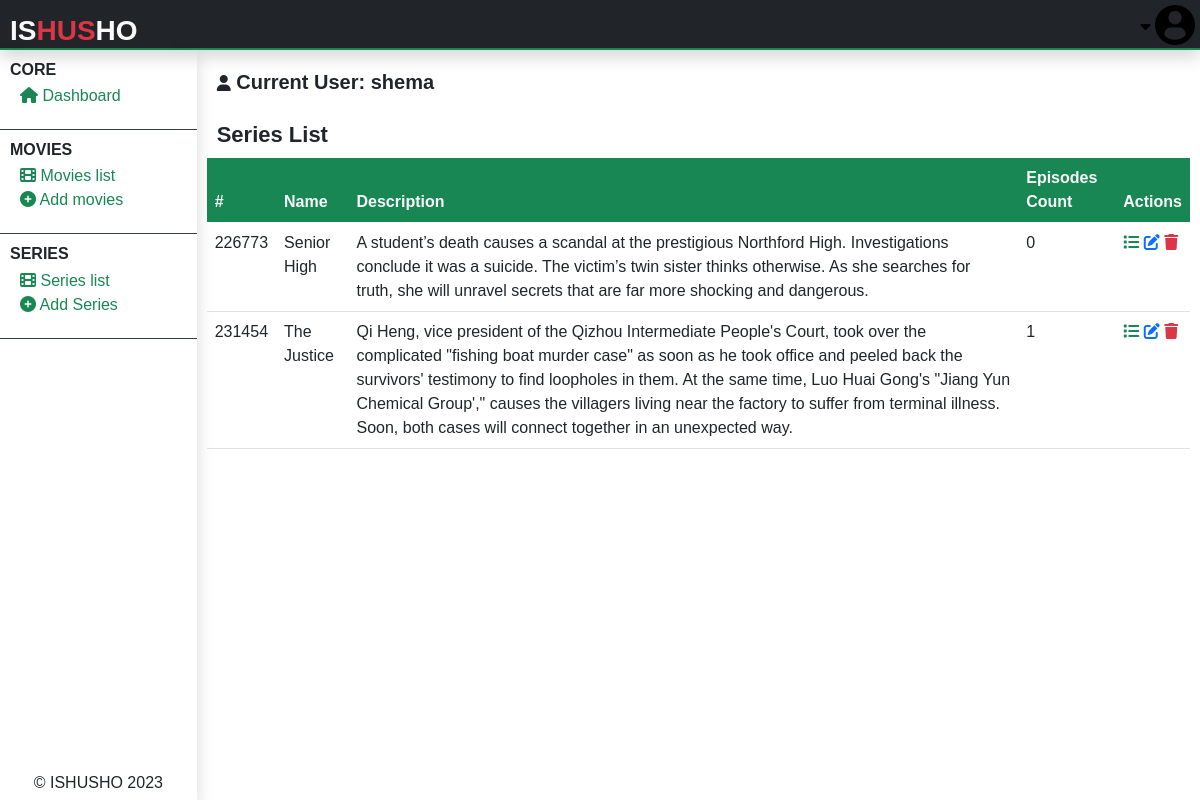
Page /admin/admin-series-list.php (signed in) on the committed database.
### tables this page shows
CREATE TABLE `series` (
  `serie_id` varchar(255) NOT NULL,
  `serie_name` text NOT NULL,
  `serie_overview` text NOT NULL,
  `serie_categories` text NOT NULL,
  `serie_poster` text NOT NULL,
  `serie_url` text NOT NULL,
  `serie_releasedate` varchar(255) NOT NULL,
  `serie_addition_time` varchar(255) NOT NULL,
  `serie_added_by` int(11) NOT NULL
);

### admin/admin-series-list.php (the view, shortened to what this page needs)
<?php
include("../php/global/server.php");
?>
<!DOCTYPE html>
<html lang="en">
<head>
    <?php
    include('../php/global/cdns.php');
    ?>
    <link rel="stylesheet" href="../styles/admin-main.css">
</head>
<body>
    <div class="main-container">
        <?php
        include("./php/header.php");
        ?>
        <section class="center-section">
            <?php
            include('./php/nav-left.php');
            ?>
            <div class="right-contents">
                <?php
                include("./php/acting-user.php");
                ?>
                <div class="all-interchange">
                    <h1>
                        Series list
                    </h1>
                    <table class="table table-responsive table-hover">
                        <thead>
                            <tr class="bg-success text-light">
                                <th>
                                    #
                                </th>
                                <th>
                                    Name
                                </th>
                                <th>
                                    Description
                                </th>
                                <th>
                                    Episodes Count
                                </th>
                                <th>
                                    Actions
                                </th>
                            </tr>
                        </thead>
                        <tbody>
                            <?php
                            $getMovies = mysqli_query($server, "SELECT * from
                                    series ORDER BY CAST(`serie_id` AS UNSIGNED)
                                ");
                            ?>
                            <?php
                            while ($dataMovies = mysqli_fetch_array($getMovies)) {
                            ?>
                                <tr>
                                    <td>
                                        <?php echo $video = $dataMovies['serie_id']; ?>
                                    </td>
                                    <td>
                                        <?php echo $dataMovies['serie_name']; ?>
                                    </td>
                                    <td>
                                        <?php echo $dataMovies['serie_overview']; ?>
                                    </td>
                                    <td>
                                        <?php
                                        $getEpisodesCount = mysqli_query($server, "SELECT * from series_episodes
                                                WHERE serie = '$video'
                                            ");
                                        echo mysqli_num_rows($getEpisodesCount);
                                        ?>
                                    </td>
                                    <td>
                                        <a href="admin-serie-view-episodes.php?view-sodes&v=<?php echo $video; ?>" title="View episodes: <?php echo $dataMovies['serie_name']; ?>">
                                            <i class="fa fa-list text-success"></i>
                                        </a>
                                        <a href="admin-edit-serie.php?edit&v=<?php echo $video; ?>" class="">
                                            <i class="fa fa-edit text-primary"></i>
                                        </a>
                                        <a href="?delete&v=<?php echo $video; ?>" onclick="return confirm('Are you sure to delete?');">
                                            <i class="fa fa-trash text-danger"></i>
                                        </a>
                                    </td>
                                </tr>
                            <?php
                            }
                            ?>
                        </tbody>
                    </table>
                </div>
            </div>
        </section>
    </div>
</body>
</html>

### styles/admin-main.css (style rules this page uses)
* { font-family: 'Gill Sans', 'Gill Sans MT', Calibri, 'Trebuchet MS', sans-serif; margin: 0; padding: 0; text-decoration: none; font-size: 16px; }
a { text-decoration: none; }
body { width: 100vw; overflow: hidden; }
.main-container { overflow: hidden; width: 100vw; height: 100vh; }
.main-container .center-section { display: flex; flex-direction: row; height: calc(100vh - 50px); }
.main-container .center-section .right-contents { margin: 10px; height: calc(100vh - 50px); width: calc(100vw - 200px); overflow: auto; padding-bottom: 100px; }
.main-container .center-section .right-contents .all-interchange h1 { margin: 10px; font-size: 22px; color: #212529; font-weight: bold; text-transform: capitalize; }
.main-container .center-section .right-contents .all-interchange table thead tr { position: sticky; top: 0px; }

### rows in the picture
series: serie_id "226773", serie_name "Senior High", serie_overview "A student’s death causes a scandal at the prestigious Northford High. Investigations conclude it was a suicide. The victim’s twin sister thinks otherwise. As she searches for truth, she will unravel secrets that are far more shocking and dangerous.", mysqli_num_rows($getEpisodesCount) "0"
series: serie_id "231454", serie_name "The Justice", serie_overview "Qi Heng, vice president of the Qizhou Intermediate People's Court, took over the complicated \"fishing boat murder case\" as soon as he took office and peeled back the survivors' testimony to find loopholes in them. At the same time, Luo Huai Gong's \"Jiang Yun Chemical Group',\" causes the villagers living near the factory to suffer from terminal illness. Soon, both cases will connect together in an unexpected way.", mysqli_num_rows($getEpisodesCount) "1"

### other values in the picture
$actingAdminUN "shema"
